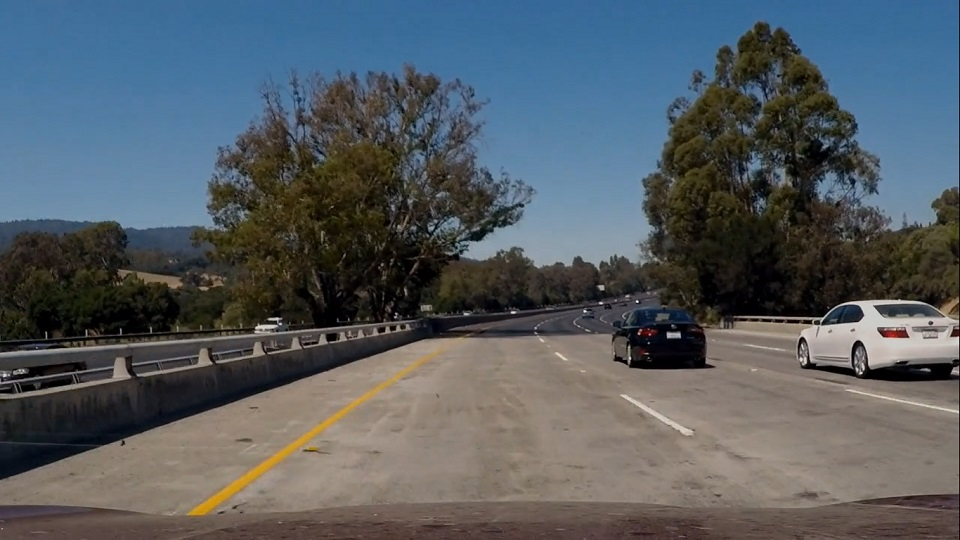
#> input picture test_images/Challenge_Screenshot.jpg, 960 x 540 px; its folder holds only this picture in this run
$ jupyter execute --allow-errors P1.ipynb   (shell and % lines are left out)
#> lines starting #> are read from the running program, lines starting #| are printed output that depends on the picture; after the words box and inside, x2 and y2 are one past the last pixel; in counts of white or black regions, pixels touching at a corner belong together
# Self-Driving Car Engineer Nanodegree

## Project: **Finding Lane Lines on the Road**
***
In this project, you will use the tools you learned about in the lesson to identify lane lines on the road.  You can develop your pipeline on a series of individual images, and later apply the result to a video stream (really just a series of images). Check out the video clip "raw-lines-example.mp4" (also contained in this repository) to see what the output should look like after using the helper functions below.

Once you have a result that looks roughly like "raw-lines-example.mp4", you'll need to get creative and try to average and/or extrapolate the line segments you've detected to map out the full extent of the lane lines.  You can see an example of the result you're going for in the video "P1_example.mp4".  Ultimately, you would like to draw just one line for the left side of the lane, and one for the right.

In addition to implementing code, there is a brief writeup to complete. The writeup should be completed in a separate file, which can be either a markdown file or a pdf document. There is a [write up template](https://github.com/udacity/CarND-LaneLines-P1/blob/master/writeup_template.md) that can be used to guide the writing process. Completing both the code in the Ipython notebook and the writeup template will cover all of the [rubric points](https://review.udacity.com/#!/rubrics/322/view) for this project.

---
Let's have a look at our first image called 'test_images/solidWhiteRight.jpg'.  Run the 2 cells below (hit Shift-Enter or the "play" button above) to display the image.

**Note: If, at any point, you encounter frozen display windows or other confounding issues, you can always start again with a clean slate by going to the "Kernel" menu above and selecting "Restart & Clear Output".**

---

**The tools you have are color selection, region of interest selection, grayscaling, Gaussian smoothing, Canny Edge Detection and Hough Tranform line detection.  You  are also free to explore and try other techniques that were not presented in the lesson.  Your goal is piece together a pipeline to detect the line segments in the image, then average/extrapolate them and draw them onto the image for display (as below).  Once you have a working pipeline, try it out on the video stream below.**

---

<figure>

 <figcaption>
 <p></p>
 <p style="text-align: center;"> Your output should look something like this (above) after detecting line segments using the helper functions below </p>
 </figcaption>
</figure>
 <p></p>
<figure>

 <figcaption>
 <p></p>
 <p style="text-align: center;"> Your goal is to connect/average/extrapolate line segments to get output like this</p>
 </figcaption>
</figure>

**Run the cell below to import some packages.  If you get an `import error` for a package you've already installed, try changing your kernel (select the Kernel menu above --> Change Kernel).  Still have problems?  Try relaunching Jupyter Notebook from the terminal prompt.  Also, consult the forums for more troubleshooting tips.**

## Import Packages

[cell 1]
#importing some useful packages
import matplotlib.pyplot as plt
import matplotlib.image as mpimg
import numpy as np
import cv2

## Read in an Image

#> (a cell that did not finish here is left out)

## Ideas for Lane Detection Pipeline

**Some OpenCV functions (beyond those introduced in the lesson) that might be useful for this project are:**

`cv2.inRange()` for color selection
`cv2.fillPoly()` for regions selection
`cv2.line()` to draw lines on an image given endpoints
`cv2.addWeighted()` to coadd / overlay two images
`cv2.cvtColor()` to grayscale or change color
`cv2.imwrite()` to output images to file
`cv2.bitwise_and()` to apply a mask to an image

**Check out the OpenCV documentation to learn about these and discover even more awesome functionality!**

## Helper Functions

Below are some helper functions to help get you started. They should look familiar from the lesson!

[cell 3]
import math

# [7 lines left out: function grayscale, not called in this run]
    # Or use BGR2GRAY if you read an image with cv2.imread()
    # return cv2.cvtColor(img, cv2.COLOR_BGR2GRAY)

def canny(img, low_threshold, high_threshold):
    """Applies the Canny transform"""
    return cv2.Canny(img, low_threshold, high_threshold)

def gaussian_blur(img, kernel_size):
    """Applies a Gaussian Noise kernel"""
    return cv2.GaussianBlur(img, (kernel_size, kernel_size), 0)

def region_of_interest(img, vertices):
    """
    Applies an image mask.

    Only keeps the region of the image defined by the polygon
    formed from `vertices`. The rest of the image is set to black.
    `vertices` should be a numpy array of integer points.
    """
    #defining a blank mask to start with
    mask = np.zeros_like(img)

    #defining a 3 channel or 1 channel color to fill the mask with depending on the input image
    if len(img.shape) > 2:
        channel_count = img.shape[2]  # i.e. 3 or 4 depending on your image
        ignore_mask_color = (255,) * channel_count
    else:
        ignore_mask_color = 255

    #filling pixels inside the polygon defined by "vertices" with the fill color
    cv2.fillPoly(mask, vertices, ignore_mask_color)

    #returning the image only where mask pixels are nonzero
    masked_image = cv2.bitwise_and(img, mask)
    return masked_image

def draw_lines(img, lines, color=[255, 0, 0], thickness=8):

    #create variables to hold the x, y and slopes for all the lines,
    left_x=[]
    left_y=[]
    left_slopes=[]
    right_x=[]
    right_y=[]
    right_slopes=[]
    right_limits=[5,0.5]
    left_limits=[-5,-0.5]

    #variables to lane points
    left_lane=[0,0,0,0]#x1,y1,x2,y2
    right_lane=[0,0,0,0]
    #get image size to use the left and right corners for starting the line
    imshape = img.shape
    y_size = img.shape[0]

    #loop over all the lines to extract the ones in interest ( filter out the ones that are not expected)
    for line in lines:
        for x1,y1,x2,y2 in line:
            [slope, intercept] = np.polyfit((x1,x2), (y1,y2), 1)
            #filter only on the slopes that make sense to a lane
            if((slope<left_limits[1]) and (slope>left_limits[0])): # if line slope < 0 then it belongs to left lane (y=mx+b)
                left_x+=[x1,x2]
                left_y+=[y1,y2]
                left_slopes+=[slope]

            elif((slope<right_limits[0]) and (slope>right_limits[1])):       # if line slope > 0 then it belongs to right lane (y=mx+b) where m is -
                right_x+=[x1,x2]
                right_y+=[y1,y2]
                right_slopes+=[slope]


    #average each line points to get the line equation which best describes the lane
    left_x_mean= np.mean(left_x)
    left_y_mean= np.mean(left_y)
    left_slope_mean=np.mean(left_slopes)
    left_intercept_mean =left_y_mean - (left_slope_mean * left_x_mean)

    right_x_mean= np.mean(right_x)
    right_y_mean= np.mean(right_y)
    right_slope_mean=np.mean(right_slopes)
    right_intercept_mean =right_y_mean - (right_slope_mean * right_x_mean)


    #get start and end of each line to draw the left lane and right lane using the equations above
    #only process incase size is > 0 (to fix challenge error )
    if((np.size(left_y))>0) :
        left_lane[0]=int((np.min(left_y)-left_intercept_mean)/left_slope_mean)#  x=(y-b)/m
        left_lane[2]=int((y_size-left_intercept_mean)/left_slope_mean)#
        left_lane[1]=int(np.min(left_y))
        left_lane[3]=y_size
        #got errors seems that function only takes int
        cv2.line(img, (left_lane[0],left_lane[1] ), (left_lane[2],left_lane[3]), color, thickness)
    if((np.size(right_y))>0):
        right_lane[0]=int((np.min(right_y)-right_intercept_mean)/right_slope_mean)#  x=(y-b)/m
        right_lane[2]=int((y_size-right_intercept_mean)/right_slope_mean)#
        right_lane[1]=int(np.min(right_y))
        right_lane[3]=y_size
        #got errors seems that function only takes int
        cv2.line(img, (right_lane[0],right_lane[1]), (right_lane[2],right_lane[3]), color, thickness)


def hough_lines(img, rho, theta, threshold, min_line_len, max_line_gap):
    """
    `img` should be the output of a Canny transform.

    Returns an image with hough lines drawn.
    """
    lines = cv2.HoughLinesP(img, rho, theta, threshold, np.array([]), minLineLength=min_line_len, maxLineGap=max_line_gap)
    line_img = np.zeros((img.shape[0], img.shape[1], 3), dtype=np.uint8)
    draw_lines(line_img, lines)
    return line_img

# Python 3 has support for cool math symbols.

def weighted_img(img, initial_img, α=0.8, β=1., γ=0.):
    """
    `img` is the output of the hough_lines(), An image with lines drawn on it.
    Should be a blank image (all black) with lines drawn on it.

    `initial_img` should be the image before any processing.

    The result image is computed as follows:

    initial_img * α + img * β + γ
    NOTE: initial_img and img must be the same shape!
    """
    return cv2.addWeighted(initial_img, α, img, β, γ)

def convert_hls(image):
    return cv2.cvtColor(image, cv2.COLOR_RGB2HLS)

def select_color(image ):

    # find colors that are in provided range and highlight it in red

    white_lo=    np.array([100,100,200])
    white_hi=    np.array([255,255,255])

    yellow_lo_RGB=   np.array([225,180,0])
    yellow_hi_RGB=   np.array([255,255,170])

    yellow_lo_HLS=   np.array([20,120,80])
    yellow_hi_HLS=   np.array([45,200,255])

    rgb_image = np.copy(image)
    hls_image = convert_hls(image)

    # [5 lines of commented-out code are left out]

    mask_1=cv2.inRange(rgb_image,white_lo,white_hi) #filter on rgb white
    mask_2=cv2.inRange(hls_image,yellow_lo_RGB,yellow_hi_RGB) #filter on rgb yellow
    mask_3=cv2.inRange(hls_image,yellow_lo_HLS,yellow_hi_HLS) #filter on hls yellow

    mask = mask_1+mask_2+mask_3

    #plt.figure()
    #plt.imshow(mask)

    result = cv2.bitwise_and(image,image, mask= mask)
    #plt.figure()
    #plt.imshow(result)


    return result

## Test Images

Build your pipeline to work on the images in the directory "test_images"
**You should make sure your pipeline works well on these images before you try the videos.**

[cell 4]
import os
os.listdir("test_images/")

## Build a Lane Finding Pipeline

Build the pipeline and run your solution on all test_images. Make copies into the `test_images_output` directory, and you can use the images in your writeup report.

Try tuning the various parameters, especially the low and high Canny thresholds as well as the Hough lines parameters.

[cell 5]
# TODO: Build your pipeline that will draw lane lines on the test_images
# then save them to the test_images_output directory.
#output all processed images for documentation
images=os.listdir("test_images/")

for filename in images:
    #first read image and change to gray scale
    image = mpimg.imread("test_images/"+filename)
#> image is the input picture: shape (540, 960, 3); mean R, G, B 84.7, 92, 97.5

    #color select for lane to improve performance but didn't work
    #highlight white and yellow colors for better late detection
    highlighted_color=select_color(image)
#> in select_color, `mask_1=cv2.inRange(rgb_image,white_lo,white_hi)`:
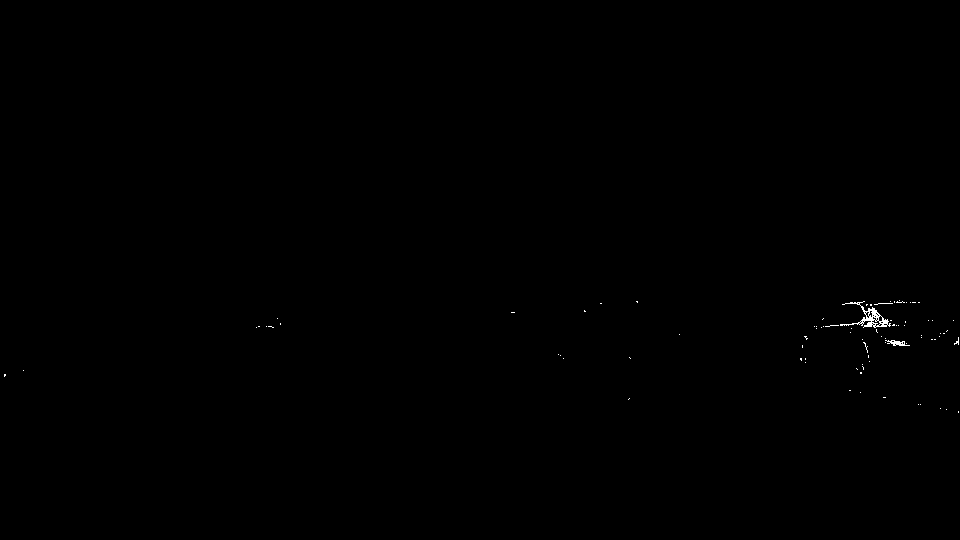
#> mask_1: shape (540, 960); 0.12% white in thin lines or dots, all inside (x1, y1, x2, y2) = (4, 300, 959, 413)
#> in select_color, `mask_3=cv2.inRange(hls_image,yellow_lo_HLS,yellow_hi_HLS)`:
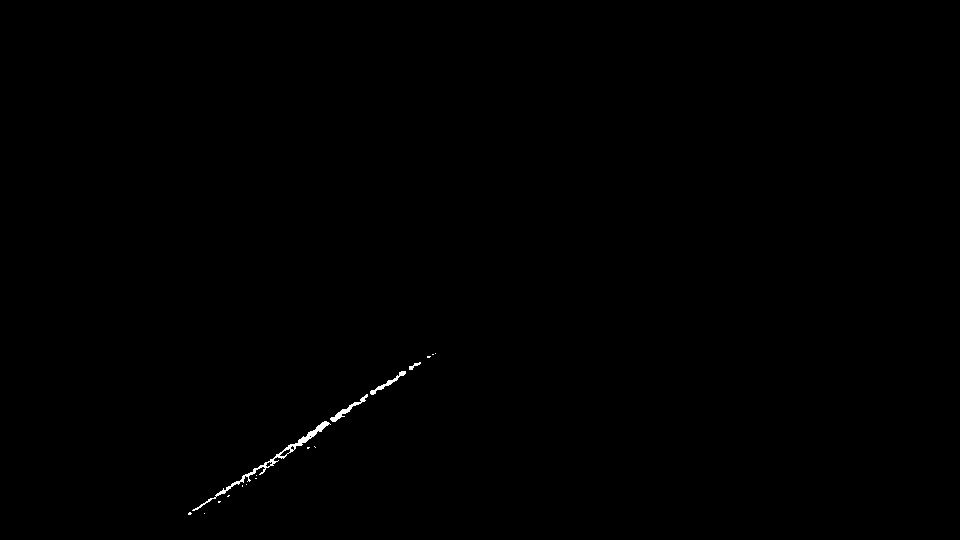
#> mask_3: shape (540, 960); 0.2% white; 17 white regions (13 under 20 px), largest, box (x1, y1, x2, y2) and area: (192, 421, 331, 511) 615, (330, 394, 368, 422) 185, (370, 371, 406, 395) 148, (409, 362, 421, 370) 38
#> in select_color, `mask = mask_1+mask_2+mask_3`:
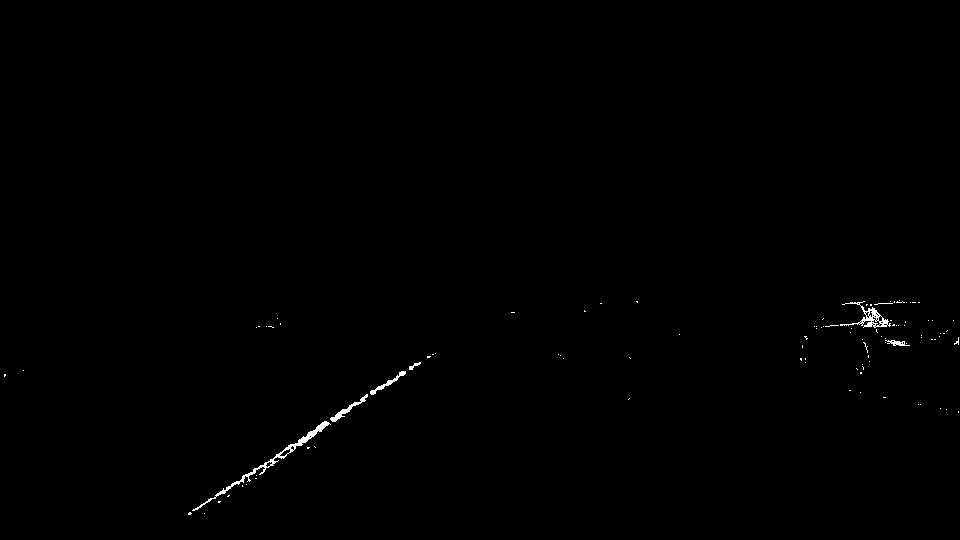
#> mask: shape (540, 960); 0.32% white in thin lines or dots, all inside (x1, y1, x2, y2) = (4, 300, 959, 515)


    #change to gray scale
    image_gray = cv2.cvtColor(highlighted_color,cv2.COLOR_RGB2GRAY)
    cv2.imwrite("test_images_output/"+filename[:-4]+"_gray.jpg",image_gray)

    #Apply guassian filter
    image_blur_gray= gaussian_blur(image_gray, 5)
    cv2.imwrite("test_images_output/"+filename[:-4]+"_blur.jpg",image_blur_gray)

    # Using canny edges ( used threshoulds achieved from the exercise )
    image_edge = canny(image_blur_gray, 100, 200)
#> in canny, `return cv2.Canny(img, low_threshold, high_threshold)`:
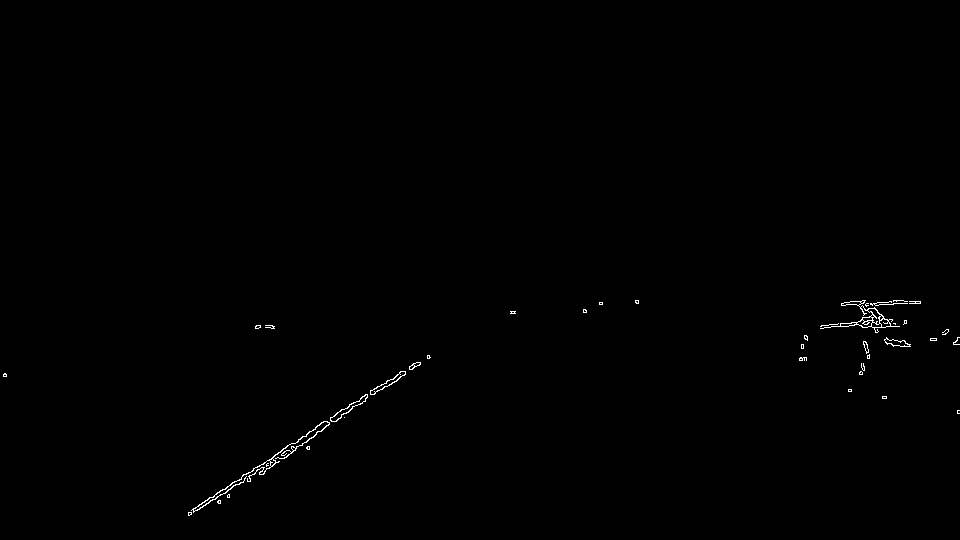
#> returned value: shape (540, 960); 0.33% white in thin lines or dots, all inside (x1, y1, x2, y2) = (3, 300, 960, 516)
    cv2.imwrite("test_images_output/"+filename[:-4]+"_edge.jpg",image_edge)

    # Add filter region (added vehicle hood area)
    imshape = image.shape
    vertices = np.array([[(200,imshape[0]-50),(420, 330), (580, 330), (imshape[1]-200,imshape[0]-50)]], dtype=np.int32)
    image_masked_edges = region_of_interest(image_edge,vertices)
#> in region_of_interest, `cv2.fillPoly(mask, vertices, ignore_mask_color)`:
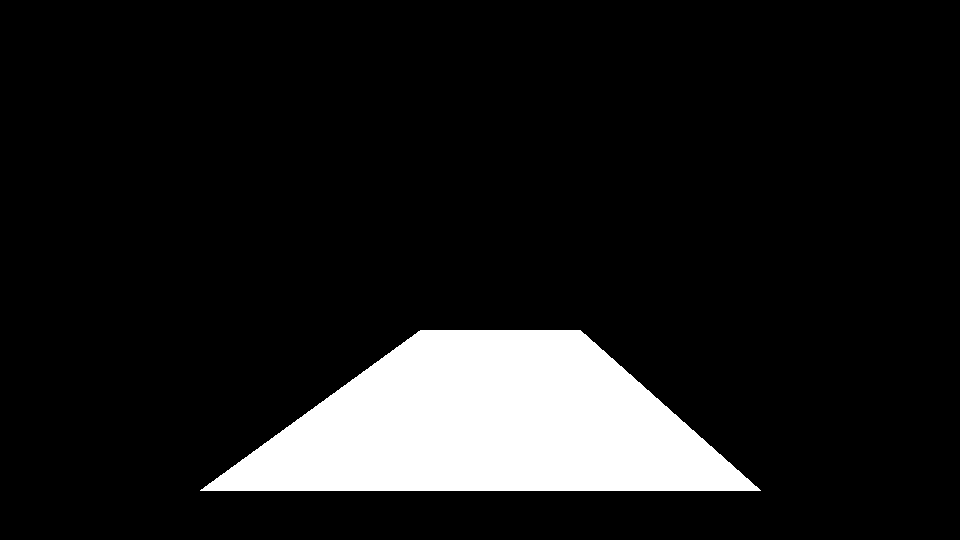
#> mask: shape (540, 960); 11.2% white; 1 white region, box (x1, y1, x2, y2) and area: (200, 330, 761, 491) 58161
#> in region_of_interest, `masked_image = cv2.bitwise_and(img, mask)`:
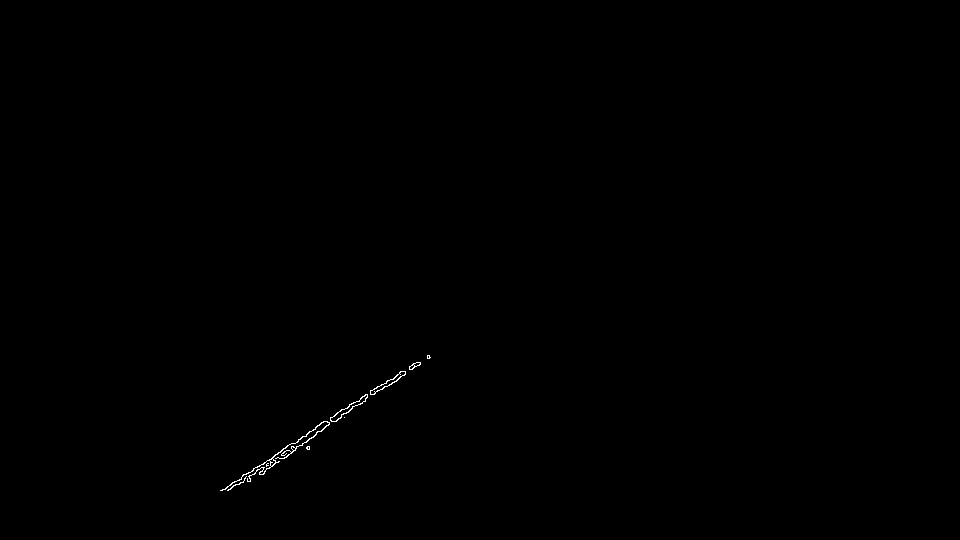
#> masked_image: shape (540, 960); 0.13% white in thin lines or dots, all inside (x1, y1, x2, y2) = (220, 355, 431, 491)
    cv2.imwrite("test_images_output/"+filename[:-4]+"_masked_edge.jpg",image_masked_edges)


    # Define the Hough transform parameters
    # Make a blank the same size as our image to draw on
    rho = 1 # distance resolution in pixels of the Hough grid
    theta = np.pi/180 # angular resolution in radians of the Hough grid
    threshold = 40     # minimum number of votes (intersections in Hough grid cell)
    min_line_length = 20 #minimum number of pixels making up a line
    max_line_gap = 100    # maximum gap in pixels between connectable line

    image_hough_lines = hough_lines(image_masked_edges, rho, theta, threshold, min_line_length, max_line_gap)
#> in hough_lines, `lines = cv2.HoughLinesP(img, rho, theta, threshold, np.array([]), minL..`: lines = [[242, 475, 416, 362], [247, 480, 430, 357], [239, 484, 429, 356], [220, 490, 428, 355], [222, 490, 427, 357], [247, 481, 429, 358], [228, 490, 429, 355]]
#> the loop in draw_lines, `for line in lines:` made 7 passes
#> after the loop in draw_lines, `for line in lines:`: left_slopes = [-0.649, -0.672, -0.674, -0.649, -0.649, -0.676, -0.672]; left_x = [242, 416, 247, 430, 239, 429, 220, 428, 222, 427, 247, 429, 228, 429]; left_y = [475, 362, 480, 357, 484, 356, 490, 355, 490, 357, 481, 358, 490, 355]; right_slopes = []
#> in draw_lines, `left_x_mean= np.mean(left_x)`: left_x_mean = 330.9
#> in draw_lines, `left_y_mean= np.mean(left_y)`: left_y_mean = 420.7
#> in draw_lines, `left_slope_mean=np.mean(left_slopes)`: left_slope_mean = -0.663
#> in draw_lines, `left_intercept_mean =left_y_mean - (left_slope_mean * left_x_mean)`: left_intercept_mean = 640.1
#> in draw_lines, `right_x_mean= np.mean(right_x)`: right_x_mean = nan
    image_hough_lines = cv2.cvtColor(image_hough_lines, cv2.COLOR_RGB2BGR)
    cv2.imwrite("test_images_output/"+filename[:-4]+"_Hough.jpg",image_hough_lines)

    #create image with overlay lines
    overlayed_image = weighted_img(image_hough_lines,image)
#> in weighted_img, `return cv2.addWeighted(initial_img, α, img, β, γ)`:
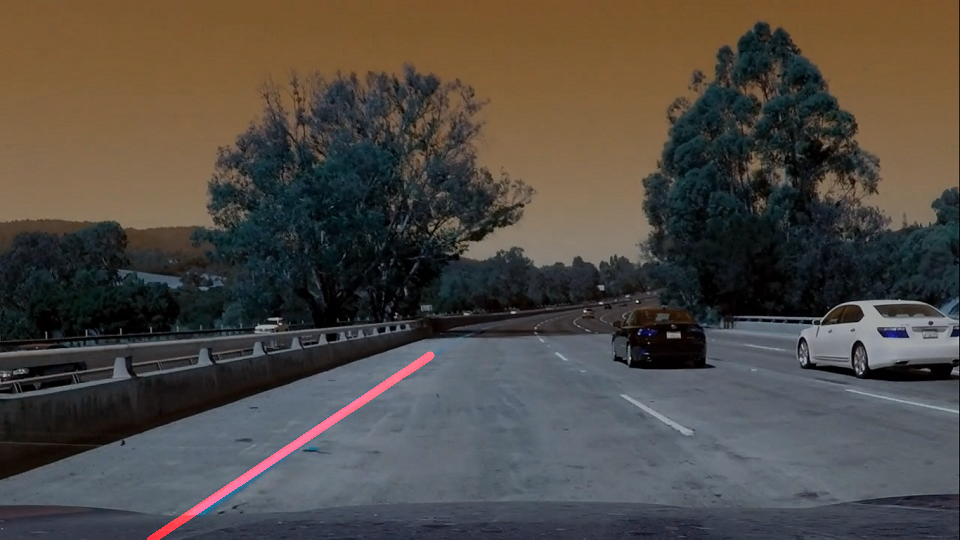
#> returned value: shape (540, 960, 3); mean of channels 0, 1, 2 67.8, 73.6, 79.1; drawn as B, G, R
    cv2.imwrite("test_images_output/"+filename[:-4]+"_Final_overlay.jpg",overlayed_image)
